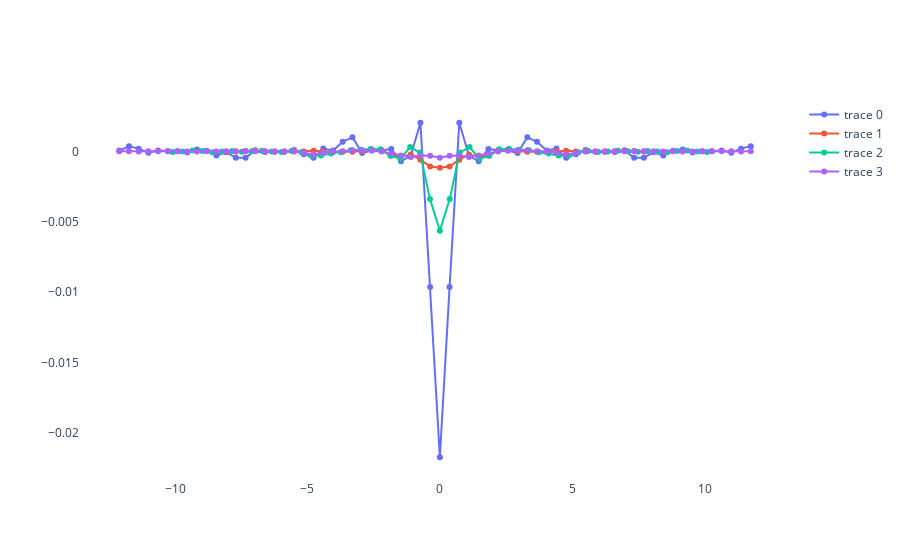

Notebook cell for this chart:
### Code cell
data = [ trace1, trace2, trace3, trace4]
layout = dict(
    paper_bgcolor='rgba(0,0,0,0)',
    plot_bgcolor='rgba(0,0,0,0)',
)
fig = go.Figure(dict(data = data, layout = layout))
fig.show(dpi = 300)
